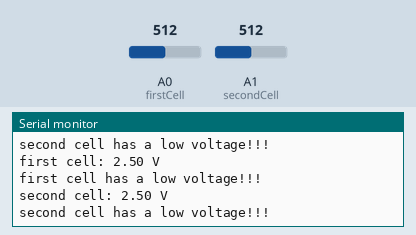
Bench run of a sketch on a simulated Arduino Uno, built with avr-gcc and run on an emulated ATmega328P. Parts: the last lines printed to the serial monitor. Inputs (shaded band) come from the test bench; at power-on: A1 (secondCell) = 512, A0 (firstCell) = 512.

Above: at 3.3 s.
3.4 s: A1 (secondCell) set to 681
At 4.7 s:
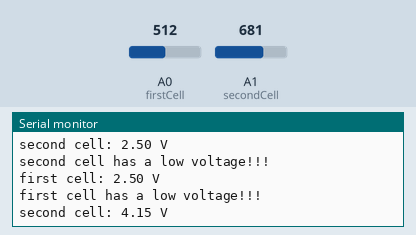
4.9 s: A1 (secondCell) set to 706
At 5.8 s:
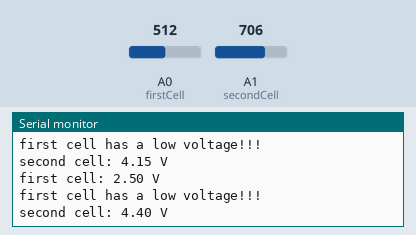
6.4 s: A0 (firstCell) set to 743
At 8.0 s:
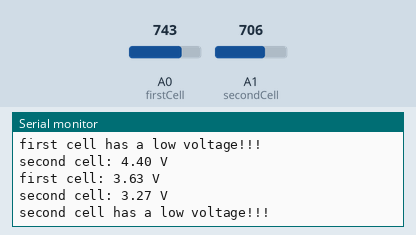
Timing chart, 0 to 8.9 s (numbered marks = the images above; inputs shaded):
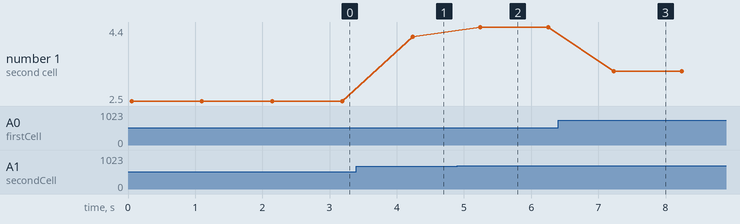

The sketch:

lipo_sketch.ino
```cpp
// (licence header left out)
int firstCell = A0;
int secondCell = A1;

void setup() {

  pinMode(firstCell,INPUT);
  pinMode(secondCell,INPUT);
  Serial.begin(9600);
}

void loop() {

  double firstValue = analogRead(firstCell);
  double firstVoltage = firstValue/1023.0*5.0;
  double secondValue = analogRead(secondCell);
  double secondVoltage = secondValue/1023.0*5.0*2-firstValue/1023.0*5.0;
  show("first",firstVoltage);
  show("second",secondVoltage);
  delay(1000);
}

void show(String whatCell, double voltage){
  Serial.print(whatCell);
  Serial.print(" cell: ");
  Serial.print(voltage);
  Serial.println(" V");

  if(voltage<3.3){
     Serial.print(whatCell);
     Serial.println(" cell has a low voltage!!!");
    }
}
```

Measured:
- the behaviour switches between 736 and 737 on A0 (firstCell) (found by bisection; images 2 and 3)
- after the input at 3.4 s, the serial monitor: prints a new line after 0.84 s (image 1)
- after the input at 4.9 s, the serial monitor: prints a new line after 0.35 s (image 2)
- after the input at 6.4 s, the serial monitor: prints a new line after 0.81 s (image 3)
- plotted number 1: 2.5 → 4.15 after the input at 3.4 s, 4.15 → 4.4 after the input at 4.9 s, 4.4 → 3.27 after the input at 6.4 s
